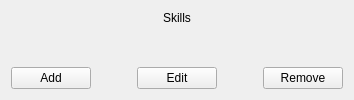
               <widget class="QWidget" name="skillsEditPage">
                <layout class="QVBoxLayout">
                 <item>
                  <widget class="QLabel" name="skillsEditLabel">
                   <property name="text">
                    <string>Skills</string>
                   </property>
                   <property name="alignment">
                    <set>Qt::AlignCenter</set>
                   </property>
                  </widget>
                 </item>
                 <item>
                  <widget class="InfoListWidget" name="skillsEditList" native="true">
                   <property name="sizePolicy">
                    <sizepolicy hsizetype="Preferred" vsizetype="Expanding">
                     <horstretch>0</horstretch>
                     <verstretch>0</verstretch>
                    </sizepolicy>
                   </property>
                  </widget>
                 </item>
                 <item>
                  <layout class="QHBoxLayout">
                   <item>
                    <widget class="QPushButton" name="skillsEditAdd">
                     <property name="text">
                      <string>Add</string>
                     </property>
                    </widget>
                   </item>
                   <item>
                    <spacer>
                     <property name="orientation">
                      <enum>Qt::Horizontal</enum>
                     </property>
                     <property name="sizeHint" stdset="0">
                      <size>
                       <width>40</width>
                       <height>20</height>
                      </size>
                     </property>
                    </spacer>
                   </item>
                   <item>
                    <widget class="QPushButton" name="skillsEditEdit">
                     <property name="text">
                      <string>Edit</string>
                     </property>
                    </widget>
                   </item>
                   <item>
                    <spacer>
                     <property name="orientation">
                      <enum>Qt::Horizontal</enum>
                     </property>
                     <property name="sizeHint" stdset="0">
                      <size>
                       <width>40</width>
                       <height>20</height>
                      </size>
                     </property>
                    </spacer>
                   </item>
                   <item>
                    <widget class="QPushButton" name="skillsEditRemove">
                     <property name="text">
                      <string>Remove</string>
                     </property>
                    </widget>
                   </item>
                  </layout>
                 </item>
                </layout>
               </widget>
